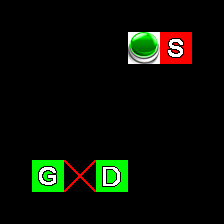

The image is a tile-based game level rendered from a .tmx file. Its description and source (layers, tilesets, objects; grid data summarised) follow:
An orthogonal 7x7 tile map with 32x32 px tiles, 3 tile layers (Kachelebene 1, Kachelebene 3, Kachelebene 4), 1 hidden layer not drawn.

<map version="1.0" orientation="orthogonal" width="7" height="7" tilewidth="32" tileheight="32">
 <properties>
  <property name="ReplicantsImitating" value="0" />
  <property name="ReplicantsNormal" value="1" />
  <property name="Text" value="Press space to jump" />
 </properties>
 <tileset firstgid="1" name="ReplicaTileset" tilewidth="32" tileheight="32">
  <image source="ReplicaTileset.png" width="320" height="128" />
 </tileset>
 <layer name="Kachelebene 1" width="7" height="7">
  <data>[49 cells, 49 non-empty, 2 distinct tile ids]</data>
 </layer>
 <layer name="Kachelebene 3" width="7" height="7">
  <data>[49 cells, 41 non-empty, 7 distinct tile ids]</data>
 </layer>
 <layer name="Kachelebene 4" width="7" height="7">
  <data>[49 cells, 28 non-empty, 2 distinct tile ids]</data>
 </layer>
 <layer name="Kachelebene 2" width="7" height="7" visible="0">
  <data>[49 cells, 49 non-empty, 1 distinct tile ids]</data>
 </layer>
</map>
